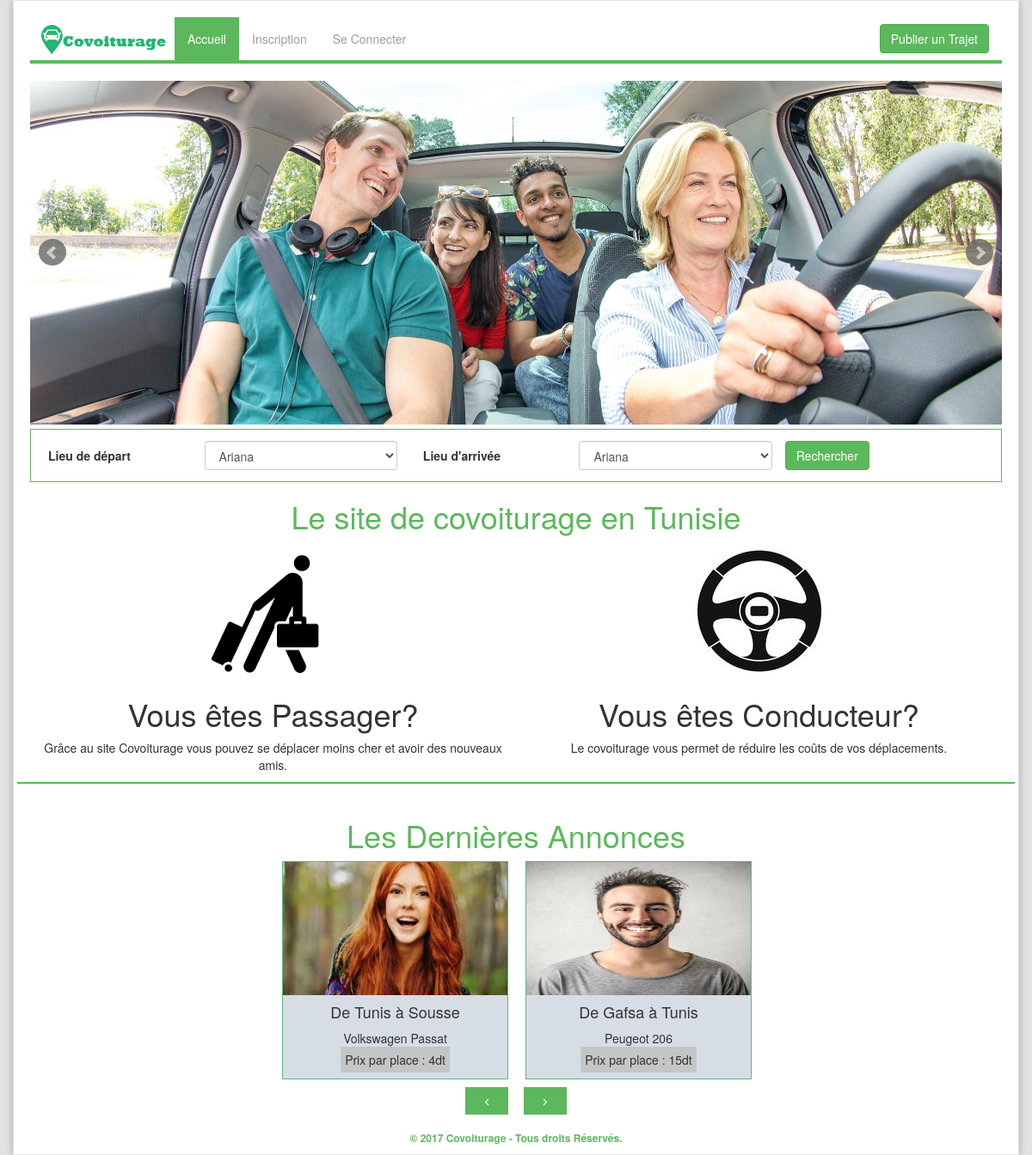
Before: / with the older database file.
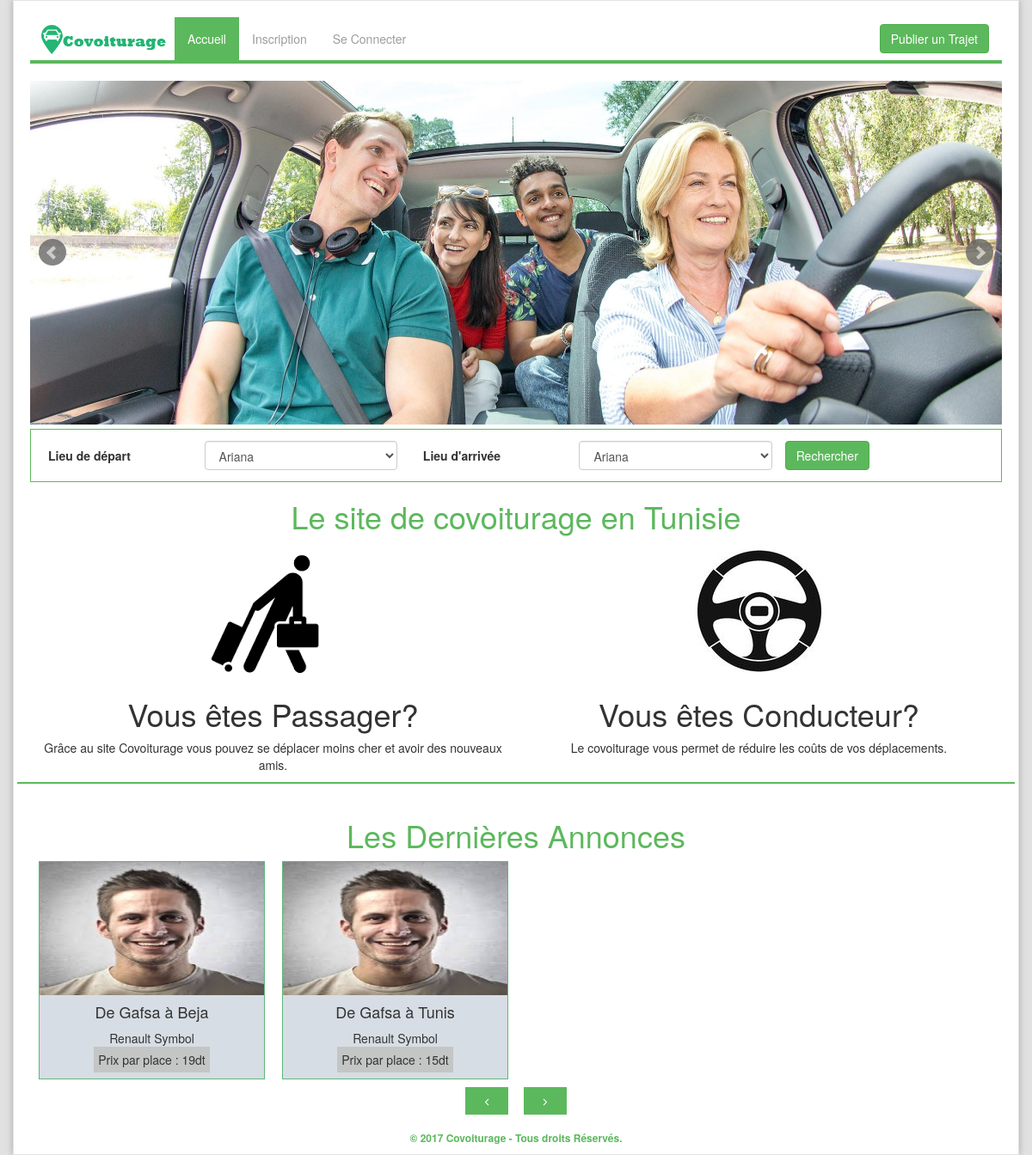
After: the same page with the newer database file.
### tables this page shows
CREATE TABLE `trajets` (
  `idtrajet` int(11) NOT NULL,
  `vehicleid` int(11) NOT NULL,
  `userid` int(11) NOT NULL,
  `depart` varchar(250) NOT NULL,
  `arriver` varchar(250) NOT NULL,
  `places` varchar(250) NOT NULL,
  `date_t` date NOT NULL DEFAULT '0000-00-00',
  `time_t` varchar(250) NOT NULL,
  `aller_retour` varchar(250) NOT NULL,
  `trajet` varchar(250) NOT NULL,
  `price` varchar(250) NOT NULL
);

CREATE TABLE `users` (
  `userid` int(11) NOT NULL,
  `fname` varchar(250) NOT NULL,
  `lname` varchar(250) NOT NULL,
  `birthdate` date NOT NULL,
  `gender` varchar(250) NOT NULL,
  `email` varchar(250) NOT NULL,
  `password` varchar(250) NOT NULL,
  `avatar` text NOT NULL,
  `register_date` datetime NOT NULL,
  `date_login` date DEFAULT '0000-00-00',
  `profession` varchar(250) NOT NULL DEFAULT 'Non Précisé',
  `tabac` varchar(250) NOT NULL DEFAULT 'Non Précisé',
  `tel` varchar(50) NOT NULL
);

CREATE TABLE `vehicles` (
  `vehicleid` int(11) NOT NULL,
  `userid` int(11) NOT NULL,
  `mark` varchar(250) NOT NULL,
  `color` varchar(250) NOT NULL,
  `air_cond` varchar(250) NOT NULL
);

### inc/Database.php (called while the page is built, shortened)
<?php
class Database
{
    private $pdo;
    private function Connect()
    {
        $this->settings = parse_ini_file("settings.ini.php");
        $dsn = 'mysql:dbname=' . $this->settings["dbname"] . ';host=' . $this->settings["host"] . '';
        try {
            $this->pdo = new PDO($dsn, $this->settings["user"], $this->settings["password"]);
        } catch (PDOException $e) {
            echo $e->getMessage();
            die();
        }
    }
    public function GetAnnonces(){
        $query = $this->pdo->prepare("SELECT t.*, u.avatar, v.* FROM trajets t, users u, vehicles v WHERE  t.userid=u.userid AND t.vehicleid=v.vehicleid ORDER BY t.idtrajet DESC");
        $query->execute();
        return $query->fetchAll();
    }
}

### index.php (the view, shortened to what the changed rows need)
<?php
require 'inc/Database.php';
$db = new Database();
$listannonces = $db->GetAnnonces();
?>
<!DOCTYPE html>
<html>
<head>
    <link rel="stylesheet" type="text/css" href="css/style.css">
</head>
<body>
<div id="wrapper" class="container well">
    <div class="row">
        <div class="col-md-12 text-center">
            <h1 class="main-heading">Le site de covoiturage en Tunisie</h1>
        </div>
        <div class="col-md-12">
            <div class="col-md-6 text-center">
                <a href="">
                    <h1>Vous êtes Passager?</h1>
                </a>
            </div>
            <div class="col-md-6 text-center">
                <a href="Connexion">
                    <h1>Vous êtes Conducteur?</h1>
                </a>
            </div>
        </div>
        <div class="col-md-12 text-center">
            <h1 class="main-heading">Les Dernières Annonces</h1>
        </div>
        <div class="col-md-12">
            <div id="acts" class="owl-carousel owl-theme">
                <?php foreach ($listannonces as $a){ ?>
                    <div class="item act-content">
                        <a href="Detail-Annonce-<?=$a['idtrajet'];?>">
                            <div class="im-container">
                                <img class="img-responsive" src="img/<?=$a['avatar'];?>" alt="">
                            </div>
                            <div class="text-center holder">
                                <h4>De <?=$a['depart'];?> à <?=$a['arriver'];?></h4>
                                <span class="tag col-md-12"><?=$a['mark'];?></span>
                                <span class="price">Prix par place : <?=$a['price'];?>dt</span>
                            </div>
                        </a>
                    </div>
                <?php } ?>
            </div>
        </div>
    </div>
</div>
</body>
</html>

Changed rows visible on the page:
removed trajets: userid.avatar (picture)
removed trajets: userid.avatar (picture), depart "Tunis", arriver "Sousse", vehicleid.mark "Volkswagen Passat", price "4"
removed trajets: userid.avatar (picture), depart "Gafsa", arriver "Tunis", vehicleid.mark "Peugeot 206", price "15"
removed trajets: userid.avatar (picture)
added trajets: userid.avatar (picture), depart "Gafsa", arriver "Beja", vehicleid.mark "Renault Symbol", price "19"
added trajets: userid.avatar (picture), depart "Gafsa", arriver "Tunis", vehicleid.mark "Renault Symbol", price "15"
